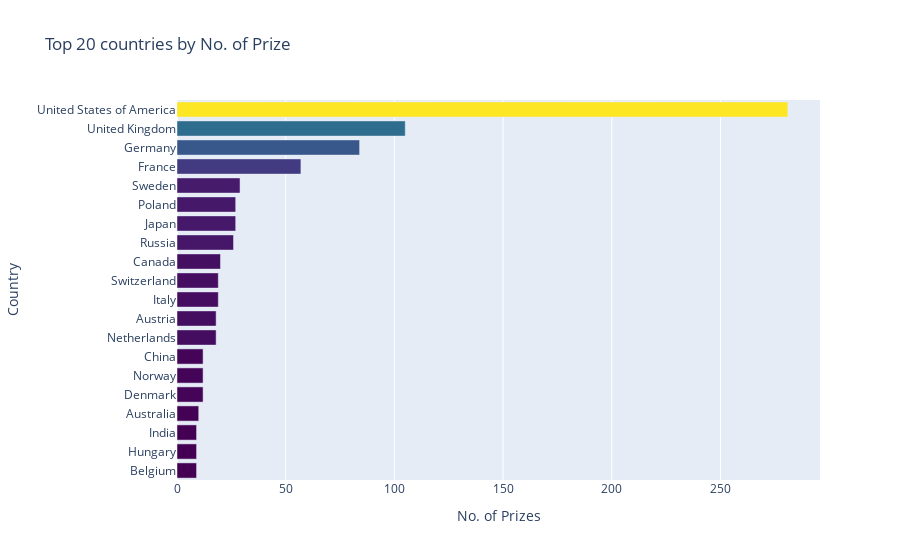

The notebook cell this image was saved under:
### Code cell
px.bar(
    x=top20_countries["prize"],
    y=top20_countries["birth_country_current"],
    orientation="h",
    color=top20_countries["prize"],
    color_continuous_scale="viridis",
    title="Top 20 countries by No. of Prize",
    labels={"x": "No. of Prizes", "y": "Country"},
).update_layout(coloraxis_showscale=False)

### Figure 1 — Plotly figure (JSON) as saved in the notebook; plotly's stock layout.template omitted (floating-point values rounded to 4 significant figures)
{"data": [{"alignmentgroup": "True", "hovertemplate": "No. of Prizes=%{x}<br>Country=%{y}<br>color=%{marker.color}<extra></extra>", "legendgroup": "", "marker": {"color": [9, 9, 9, 10, 12, 12, 12, 18, 18, 19, 19, 20, 26, 27, 27, 29, 57, 84, 105, 281], "coloraxis": "coloraxis", "pattern": {"shape": ""}}, "name": "", "offsetgroup": "", "orientation": "h", "showlegend": false, "textposition": "auto", "type": "bar", "x": [9, 9, 9, 10, 12, 12, 12, 18, 18, 19, 19, 20, 26, 27, 27, 29, 57, 84, 105, 281], "xaxis": "x", "y": ["Belgium", "Hungary", "India", "Australia", "Denmark", "Norway", "China", "Netherlands", "Austria", "Italy", "Switzerland", "Canada", "Russia", "Japan", "Poland", "Sweden", "France", "Germany", "United Kingdom", "United States of America"], "yaxis": "y"}], "layout": {"barmode": "relative", "coloraxis": {"colorbar": {"title": {"text": "color"}}, "colorscale": [[0, "#440154"], [0.1111, "#482878"], [0.2222, "#3e4989"], [0.3333, "#31688e"], [0.4444, "#26828e"], [0.5556, "#1f9e89"], [0.6667, "#35b779"], [0.7778, "#6ece58"], [0.8889, "#b5de2b"], [1, "#fde725"]], "showscale": false}, "legend": {"tracegroupgap": 0}, "title": {"text": "Top 20 countries by No. of Prize"}, "xaxis": {"anchor": "y", "domain": [0, 1], "title": {"text": "No. of Prizes"}}, "yaxis": {"anchor": "x", "domain": [0, 1], "title": {"text": "Country"}}}}
